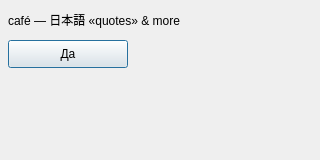
<?xml version="1.0" encoding="UTF-8"?>
<!-- SPDX-License-Identifier: MIT -->
<ui version="4.0">
 <class>UnicodeForm</class>
 <widget class="QDialog" name="UnicodeForm">
  <property name="geometry"><rect><x>0</x><y>0</y><width>320</width><height>160</height></rect></property>
  <property name="windowTitle"><string>café 東京</string></property>
  <widget class="QLabel" name="名前">
   <property name="geometry"><rect><x>8</x><y>8</y><width>280</width><height>24</height></rect></property>
   <property name="text"><string>café — 日本語 «quotes» &amp; more</string></property>
  </widget>
  <widget class="QPushButton" name="виджет">
   <property name="geometry"><rect><x>8</x><y>40</y><width>120</width><height>28</height></rect></property>
   <property name="text"><string>Да</string></property>
  </widget>
 </widget>
</ui>
